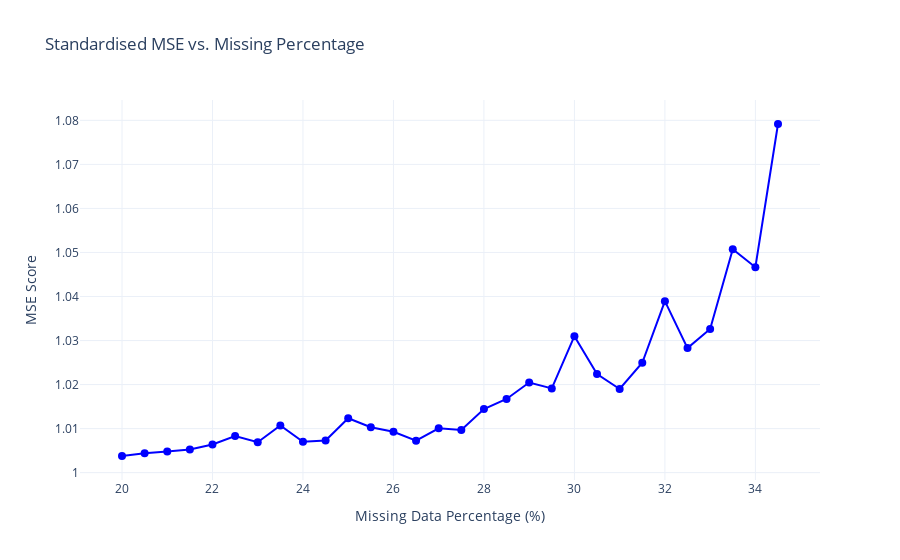

This figure's notebook cell:
### Markdown cell above
This data has large variance, we will now implement cross validation to smooth this data with our Kfolds

### Code cell
from sklearn.model_selection import KFold
from sklearn.linear_model import LinearRegression
from sklearn.metrics import make_scorer, mean_squared_error
def ml_mse(model, X_train, y_train, X_test, y_test): 
    model.fit(X_train, y_train)
    y_pred = model.predict(X_test)
    mse = mean_squared_error(y_test, y_pred)
    return mse

folds = 10
model = LinearRegression()

res_av = []
for i in range(50):
    kf = KFold(n_splits=folds, shuffle=True, random_state=np.random.randint(0, 10000))
    mse_res = []
    for mp in mps:
        mses = []
        for fold_idx, (train_index, test_index) in enumerate(kf.split(X)):
            X_train, X_test = X.iloc[train_index].copy(), X.iloc[test_index].copy()
            y_train, y_test = y.iloc[train_index].copy(), y.iloc[test_index].copy()
            mse_base = ml_mse(model = model, X_train = X_train, y_train = y_train, X_test = X_test, y_test = y_test)
            uc_X_train = unclean_X_train(X_train, missing_percentage= mp, seed = None)
            pX_train, py_train = deletion(df_X = uc_X_train, df_y = y_train)
            if len(pX_train) == 0:
                print("Help")
                continue
            mse_sample = ml_mse(model = model, X_train = pX_train, y_train = py_train, X_test = X_test, y_test = y_test)
            mses.append(mse_sample/mse_base)
        mse_res.append(np.median(mses))
        #lower_q = np.nanpercentile(mse_res, 25, axis=0)
        #upper_q = np.nanpercentile(mse_res, 75, axis=0)
        #iqr = upper_q - lower_q
        #med = np.median(mses)
        #std = np.std(mses)
        #mean = np.mean(mses)
        #print(round(mp,3), f'\tMSE = {med:.1f} ± {iqr:.1f} (95% CI)"')
    res_av.append(mse_res)
arr = np.array(res_av)
smooth_mse = np.median(arr, axis = 0)
print(smooth_mse)

plotter(X = mps, y = smooth_mse)

### Figure 1 — Plotly figure (JSON) as saved in the notebook; plotly's stock layout.template omitted (floating-point values rounded to 4 significant figures)
{"data": [{"line": {"color": "blue"}, "marker": {"size": 8}, "mode": "lines+markers", "name": "Deletion", "type": "scatter", "x": [20, 20.5, 21.0, 21.5, 22.0, 22.5, 23.0, 23.5, 24.0, 24.5, 25.0, 25.5, 26.0, 26.5, 27.0, 27.5, 28.0, 28.5, 29.0, 29.5, 30.0, 30.5, 31.0, 31.5, 32.0, 32.5, 33.0, 33.5, 34.0, 34.5], "y": [1.004, 1.004, 1.005, 1.005, 1.006, 1.008, 1.007, 1.011, 1.007, 1.007, 1.012, 1.01, 1.009, 1.007, 1.01, 1.01, 1.014, 1.017, 1.02, 1.019, 1.031, 1.022, 1.019, 1.025, 1.039, 1.028, 1.033, 1.051, 1.047, 1.079]}], "layout": {"title": {"text": "Standardised MSE vs. Missing Percentage"}, "xaxis": {"title": {"text": "Missing Data Percentage (%)"}}, "yaxis": {"title": {"text": "MSE Score"}}}}
